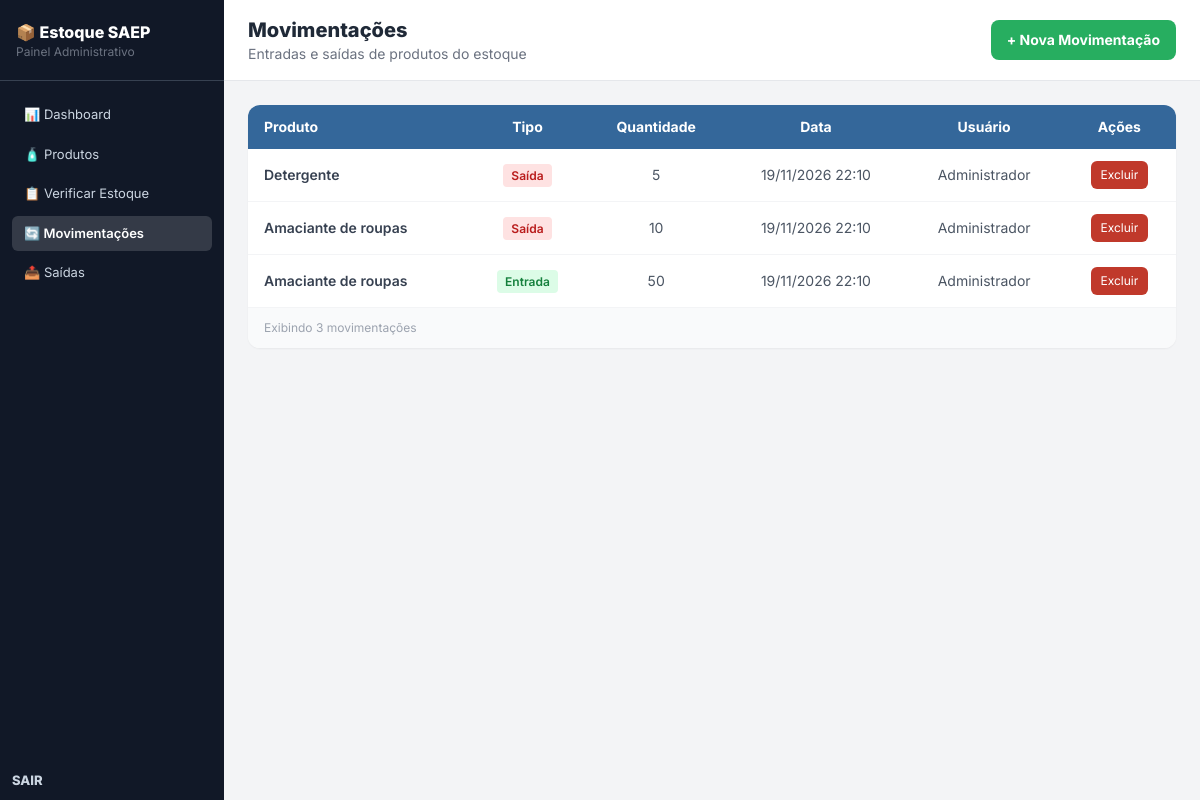
The page /movimentacoes.php on the database its author committed.
### tables this page shows
CREATE TABLE movimentacao (
    id_movimentacao INT AUTO_INCREMENT NOT NULL PRIMARY KEY,
    tipo VARCHAR(10) NOT NULL CHECK (tipo IN ('ENTRADA', 'SAIDA')),
    quantidade INTEGER NOT NULL,
    id_produto INTEGER NOT NULL,
    datetime_movimentacao DATETIME,
    id_user INTEGER NOT NULL,
    FOREIGN KEY (id_produto) REFERENCES produto(id_produto),
    FOREIGN KEY (id_user) REFERENCES `user`(id_user)
);

CREATE TABLE produto (
    id_produto INT AUTO_INCREMENT NOT NULL PRIMARY KEY,
    nome VARCHAR(100) NOT NULL,
    quantidade_estoque INTEGER NOT NULL,
    valor_unitario NUMERIC(10,2) NOT NULL,
    data_cadastro DATE NOT NULL DEFAULT (CURRENT_DATE)
);

CREATE TABLE `user` (
    id_user INT AUTO_INCREMENT PRIMARY KEY,
    nome VARCHAR(100) NOT NULL,
    email VARCHAR(150) NOT NULL UNIQUE,
    senha VARCHAR(255) NOT NULL,
    perfil ENUM('OPERADOR', 'ADMINISTRADOR') NOT NULL,
    ativo TINYINT(1) DEFAULT 1,
    criado_em DATETIME DEFAULT CURRENT_TIMESTAMP
);

### movimentacoes.php (the view, shortened to what this page needs)
<?php
require_once __DIR__ . '/conexao.php';
require_once __DIR__ . '/includes/menu.php';
$sql = "SELECT m.*, p.nome AS produto, u.nome AS usuario
        FROM movimentacao m
        JOIN produto p ON p.id_produto = m.id_produto
        LEFT JOIN `user` u ON u.id_user = m.id_user
        ORDER BY m.id_movimentacao DESC";
$movimentacoes = $pdo->query($sql)->fetchAll();
?>
    <main class="flex-1 flex flex-col">
        <div class="bg-white border-b border-gray-200 px-6 py-4 flex items-center justify-between">
            <div>
                <h1 class="text-xl font-extrabold text-gray-800">Movimentações</h1>
                <p class="text-sm text-gray-500">Entradas e saídas de produtos do estoque</p>
            </div>
            <a href="movimentacao_form.php" class="bg-senai-green text-white font-bold px-4 py-2.5 rounded-lg text-sm hover:bg-green-600 transition flex items-center gap-2">
                + Nova Movimentação
            </a>
        </div>
        <div class="p-6 flex-1">
            <div class="bg-white rounded-xl shadow-sm overflow-hidden">
                <table class="w-full text-sm">
                    <thead class="bg-senai-blue text-white">
                        <tr>
                            <th class="px-4 py-3 text-left">Produto</th>
                            <th class="px-4 py-3 text-center">Tipo</th>
                            <th class="px-4 py-3 text-center">Quantidade</th>
                            <th class="px-4 py-3 text-center">Data</th>
                            <th class="px-4 py-3 text-center">Usuário</th>
                            <th class="px-4 py-3 text-center">Ações</th>
                        </tr>
                    </thead>
                    <tbody class="divide-y divide-gray-100">
                    <?php foreach ($movimentacoes as $m): ?>
                        <tr class="hover:bg-gray-50 transition">
                            <td class="px-4 py-3 text-gray-700 font-semibold"><?= htmlspecialchars($m["produto"]) ?></td>
                            <td class="px-4 py-3 text-center">
                                <?php if ($m["tipo"] == "ENTRADA"): ?>
                                    <span class="bg-green-100 text-green-700 text-xs font-semibold px-2 py-1 rounded">Entrada</span>
                                <?php else: ?>
                                    <span class="bg-red-100 text-red-700 text-xs font-semibold px-2 py-1 rounded">Saída</span>
                                <?php endif; ?>
                            </td>
                            <td class="px-4 py-3 text-center text-gray-600"><?= $m["quantidade"] ?></td>
                            <td class="px-4 py-3 text-center text-gray-600"><?= date("d/m/Y H:i", strtotime($m["datetime_movimentacao"])) ?></td>
                            <td class="px-4 py-3 text-center text-gray-600"><?= htmlspecialchars($m["usuario"] ?? "-") ?></td>
                            <td class="px-4 py-3 text-center">
                                <div class="flex items-center justify-center gap-1.5">
                                    <a onclick="return confirm('Tem certeza disso?')" class="bg-senai-red text-white text-xs px-2.5 py-1.5 rounded-md hover:bg-red-700 transition" href="?excluir=<?= $m["id_movimentacao"] ?>">Excluir</a>
                                </div>
                            </td>
                        </tr>
                    <?php endforeach; ?>
                    </tbody>
                </table>
                <div class="border-t border-gray-100 px-4 py-3 bg-gray-50">
                    <p class="text-xs text-gray-400">Exibindo <?= count($movimentacoes) ?> movimentações</p>
                </div>
            </div>
        </div>
    </main>
</body>
</html>

### includes/menu.php (shortened to what this page needs)
<?php
$pagina = basename($_SERVER['PHP_SELF']);
$ativo = function ($prefixo) use ($pagina) {
    return strpos($pagina, $prefixo) === 0 ? 'active' : '';
};
?>
<!DOCTYPE html>
<html lang="pt-BR">
<head>
    <script src="https://cdn.tailwindcss.com"></script>
</head>
<body class="bg-gray-100 min-h-screen flex">
    <aside class="w-56 bg-gray-900 min-h-screen flex flex-col flex-shrink-0">
        <div class="px-4 py-5 border-b border-gray-700"><p class="text-white font-extrabold text-base">📦 Estoque SAEP</p><p class="text-gray-500 text-xs">Painel Administrativo</p></div>
        <nav class="flex-1 p-3 space-y-1 pt-4">
            <a href="index.php"         class="nav-link <?= $ativo('index') ?>">📊 Dashboard</a>
            <a href="produtos.php"      class="nav-link <?= $ativo('produto') ?>">🧴 Produtos</a>
            <a href="estoque.php"       class="nav-link <?= $ativo('estoque') ?>">📋 Verificar Estoque</a>
            <a href="movimentacoes.php" class="nav-link <?= $ativo('movimentac') ?>">🔄 Movimentações</a>
            <a href="saidas.php"        class="nav-link <?= $ativo('saidas') ?>">📤 Saídas</a>
        </nav>
        <footer class="text-white font-extrabold text-base">
            <a href="sair.php"          class="nav-link <?=$ativo('SAIR') ?>"> SAIR</a>
        </footer>
    </aside>

### includes/menu.php (style rules this page uses)
body { font-family: 'Inter', sans-serif; }
.nav-link { display:flex; align-items:center; gap:8px; padding:8px 12px; border-radius:6px; font-size:13px; cursor:pointer; transition:background .15s; color:#cbd5e1; }
.nav-link.active { background:rgba(255,255,255,.15); color:#fff; font-weight:600; }

### rows shown on the page
movimentacao: id_produto.nome "Detergente", tipo "Saída", quantidade "5", datetime_movimentacao "19/11/2026 22:10", id_user.nome "Administrador"
movimentacao: id_produto.nome "Amaciante de roupas", tipo "Saída", quantidade "10", datetime_movimentacao "19/11/2026 22:10", id_user.nome "Administrador"
movimentacao: id_produto.nome "Amaciante de roupas", tipo "Entrada", quantidade "50", datetime_movimentacao "19/11/2026 22:10", id_user.nome "Administrador"

### other values the page prints
count($movimentacoes) "3"
